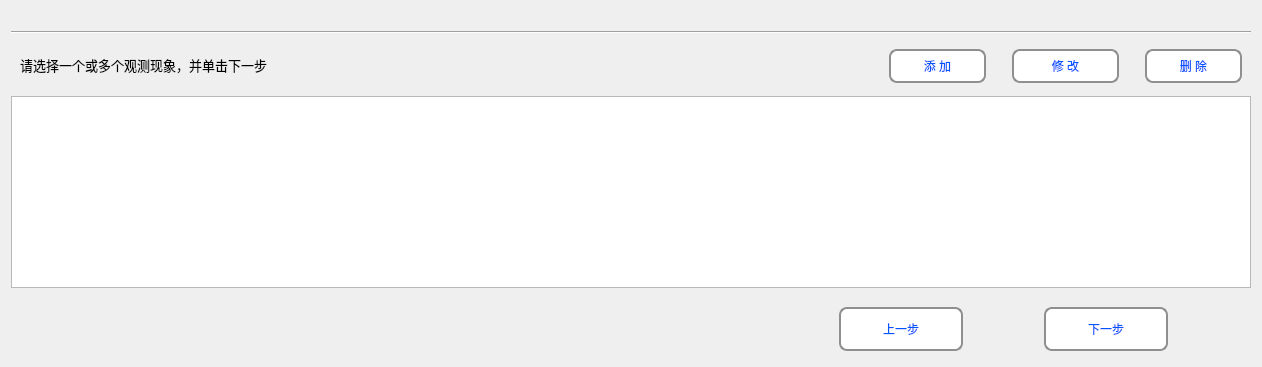
     <widget class="QWidget" name="page_main_select_known_symptom">
      <property name="minimumSize">
       <size>
        <width>0</width>
        <height>50</height>
       </size>
      </property>
      <property name="styleSheet">
       <string notr="true">QWidget#page_main_select_known_symptom{
border-image: url(:/new/prefix1/Diagnosis_Image/BG_new.png);}</string>
      </property>
      <layout class="QVBoxLayout" name="verticalLayout">
       <item>
        <spacer name="horizontalSpacer_30">
         <property name="orientation">
          <enum>Qt::Horizontal</enum>
         </property>
         <property name="sizeHint" stdset="0">
          <size>
           <width>906</width>
           <height>20</height>
          </size>
         </property>
        </spacer>
       </item>
       <item>
        <widget class="Line" name="line_select_known_symptom_1">
         <property name="orientation">
          <enum>Qt::Horizontal</enum>
         </property>
        </widget>
       </item>
       <item>
        <widget class="QWidget" name="widget_select_known_symptom_2" native="true">
         <property name="maximumSize">
          <size>
           <width>16777215</width>
           <height>50</height>
          </size>
         </property>
         <layout class="QHBoxLayout" name="horizontalLayout_6">
          <item>
           <widget class="QLabel" name="label_known_symptom_select">
            <property name="minimumSize">
             <size>
              <width>380</width>
              <height>30</height>
             </size>
            </property>
            <property name="maximumSize">
             <size>
              <width>380</width>
              <height>30</height>
             </size>
            </property>
            <property name="font">
             <font>
              <family>微软雅黑</family>
              <pointsize>10</pointsize>
              <weight>50</weight>
              <bold>false</bold>
             </font>
            </property>
            <property name="text">
             <string>请选择一个或多个观测现象，并单击下一步</string>
            </property>
           </widget>
          </item>
          <item>
           <spacer name="horizontalSpacer_212">
            <property name="orientation">
             <enum>Qt::Horizontal</enum>
            </property>
            <property name="sizeHint" stdset="0">
             <size>
              <width>483</width>
              <height>20</height>
             </size>
            </property>
           </spacer>
          </item>
          <item>
           <widget class="QToolButton" name="toolButton_known_symptom_add">
            <property name="styleSheet">
             <string notr="true">QToolButton { 
    border: 2px solid #8f8f91;
    border-radius: 8px; 
    min-width: 90px;
    min-height: 30px;
	background-color: rgb(255, 255, 255);
	color: rgb(0, 85, 255);
	font: 75 12pt &quot;微软雅黑&quot;;
 }
QToolButton:pressed {
    border: 2px solid #8f8f91;
    border-radius: 6px; 
    background-color: rgb(255, 255, 255);
    min-width: 80px;
    min-height: 30px;
	color: rgb(0, 85, 255);
	font: 75 10pt &quot;微软雅黑&quot;;
}</string>
            </property>
            <property name="text">
             <string>添 加</string>
            </property>
           </widget>
          </item>
          <item>
           <spacer name="verticalSpacer_4">
            <property name="orientation">
             <enum>Qt::Vertical</enum>
            </property>
            <property name="sizeHint" stdset="0">
             <size>
              <width>20</width>
              <height>40</height>
             </size>
            </property>
           </spacer>
          </item>
          <item>
           <widget class="QToolButton" name="toolButton_not_exit_symptom_modify">
            <property name="minimumSize">
             <size>
              <width>104</width>
              <height>34</height>
             </size>
            </property>
            <property name="styleSheet">
             <string notr="true">QToolButton { 
    border: 2px solid #8f8f91;
    border-radius: 8px; 
    min-width: 100px;
    min-height: 30px;
	background-color: rgb(255, 255, 255);
	color: rgb(0, 85, 255);
	font: 75 12pt &quot;微软雅黑&quot;;
 }
QToolButton:pressed {
    border: 2px solid #8f8f91;
    border-radius: 6px; 
    background-color: rgb(255, 255, 255);
    min-width: 80px;
    min-height: 30px;
	color: rgb(0, 85, 255);
	font: 75 10pt &quot;微软雅黑&quot;;
}</string>
            </property>
            <property name="text">
             <string>修 改</string>
            </property>
           </widget>
          </item>
          <item>
           <spacer name="verticalSpacer_5">
            <property name="orientation">
             <enum>Qt::Vertical</enum>
            </property>
            <property name="sizeHint" stdset="0">
             <size>
              <width>20</width>
              <height>25</height>
             </size>
            </property>
           </spacer>
          </item>
          <item>
           <widget class="QToolButton" name="toolButton_known_symptom_delete">
            <property name="minimumSize">
             <size>
              <width>94</width>
              <height>34</height>
             </size>
            </property>
            <property name="styleSheet">
             <string notr="true">QToolButton { 
    border: 2px solid #8f8f91;
    border-radius: 8px; 
    min-width: 90px;
    min-height: 30px;
	background-color: rgb(255, 255, 255);
	color: rgb(0, 85, 255);
	font: 75 12pt &quot;微软雅黑&quot;;
 }
QToolButton:pressed {
    border: 2px solid #8f8f91;
    border-radius: 6px; 
    background-color: rgb(255, 255, 255);
    min-width: 80px;
    min-height: 30px;
	color: rgb(0, 85, 255);
	font: 75 10pt &quot;微软雅黑&quot;;
}</string>
            </property>
            <property name="text">
             <string>删 除</string>
            </property>
           </widget>
          </item>
         </layout>
        </widget>
       </item>
       <item>
        <widget class="QTableWidget" name="tableWidget_known_symptom_select"/>
       </item>
       <item>
        <widget class="QWidget" name="widget_select_known_symptom_3" native="true">
         <layout class="QHBoxLayout" name="horizontalLayout_23">
          <item>
           <spacer name="horizontalSpacer_213">
            <property name="orientation">
             <enum>Qt::Horizontal</enum>
            </property>
            <property name="sizeHint" stdset="0">
             <size>
              <width>28</width>
              <height>20</height>
             </size>
            </property>
           </spacer>
          </item>
          <item>
           <spacer name="horizontalSpacer_214">
            <property name="orientation">
             <enum>Qt::Horizontal</enum>
            </property>
            <property name="sizeHint" stdset="0">
             <size>
              <width>35</width>
              <height>20</height>
             </size>
            </property>
           </spacer>
          </item>
          <item>
           <spacer name="horizontalSpacer_215">
            <property name="orientation">
             <enum>Qt::Horizontal</enum>
            </property>
            <property name="sizeHint" stdset="0">
             <size>
              <width>17</width>
              <height>20</height>
             </size>
            </property>
           </spacer>
          </item>
          <item>
           <spacer name="horizontalSpacer_216">
            <property name="orientation">
             <enum>Qt::Horizontal</enum>
            </property>
            <property name="sizeHint" stdset="0">
             <size>
              <width>35</width>
              <height>20</height>
             </size>
            </property>
           </spacer>
          </item>
          <item>
           <spacer name="horizontalSpacer_217">
            <property name="orientation">
             <enum>Qt::Horizontal</enum>
            </property>
            <property name="sizeHint" stdset="0">
             <size>
              <width>34</width>
              <height>20</height>
             </size>
            </property>
           </spacer>
          </item>
          <item>
           <spacer name="horizontalSpacer_218">
            <property name="orientation">
             <enum>Qt::Horizontal</enum>
            </property>
            <property name="sizeHint" stdset="0">
             <size>
              <width>35</width>
              <height>20</height>
             </size>
            </property>
           </spacer>
          </item>
          <item>
           <spacer name="horizontalSpacer_219">
            <property name="orientation">
             <enum>Qt::Horizontal</enum>
            </property>
            <property name="sizeHint" stdset="0">
             <size>
              <width>54</width>
              <height>20</height>
             </size>
            </property>
           </spacer>
          </item>
          <item>
           <spacer name="horizontalSpacer_220">
            <property name="orientation">
             <enum>Qt::Horizontal</enum>
            </property>
            <property name="sizeHint" stdset="0">
             <size>
              <width>53</width>
              <height>20</height>
             </size>
            </property>
           </spacer>
          </item>
          <item>
           <spacer name="horizontalSpacer_221">
            <property name="orientation">
             <enum>Qt::Horizontal</enum>
            </property>
            <property name="sizeHint" stdset="0">
             <size>
              <width>44</width>
              <height>20</height>
             </size>
            </property>
           </spacer>
          </item>
          <item>
           <spacer name="horizontalSpacer_222">
            <property name="orientation">
             <enum>Qt::Horizontal</enum>
            </property>
            <property name="sizeHint" stdset="0">
             <size>
              <width>39</width>
              <height>20</height>
             </size>
            </property>
           </spacer>
          </item>
          <item>
           <spacer name="horizontalSpacer_223">
            <property name="orientation">
             <enum>Qt::Horizontal</enum>
            </property>
            <property name="sizeHint" stdset="0">
             <size>
              <width>17</width>
              <height>20</height>
             </size>
            </property>
           </spacer>
          </item>
          <item>
           <widget class="QToolButton" name="toolButton_known_symptom_select_last">
            <property name="minimumSize">
             <size>
              <width>124</width>
              <height>44</height>
             </size>
            </property>
            <property name="maximumSize">
             <size>
              <width>100</width>
              <height>35</height>
             </size>
            </property>
            <property name="styleSheet">
             <string notr="true">QToolButton { 
    border: 2px solid #8f8f91;
    border-radius: 8px; 
    min-width: 120px;
    min-height: 40px;
	background-color: rgb(255, 255, 255);
	color: rgb(0, 85, 255);
	font: 75 12pt &quot;微软雅黑&quot;;
 }
QToolButton:pressed {
    border: 2px solid #8f8f91;
    border-radius: 6px; 
    background-color: rgb(255, 255, 255);
    min-width: 120px;
    min-height: 40px;
	color: rgb(0, 85, 255);
	font: 75 10pt &quot;微软雅黑&quot;;
}</string>
            </property>
            <property name="text">
             <string>上一步</string>
            </property>
           </widget>
          </item>
          <item>
           <spacer name="horizontalSpacer_224">
            <property name="orientation">
             <enum>Qt::Horizontal</enum>
            </property>
            <property name="sizeHint" stdset="0">
             <size>
              <width>34</width>
              <height>20</height>
             </size>
            </property>
           </spacer>
          </item>
          <item>
           <widget class="QToolButton" name="toolButton_known_symptom_select_next">
            <property name="minimumSize">
             <size>
              <width>124</width>
              <height>44</height>
             </size>
            </property>
            <property name="maximumSize">
             <size>
              <width>100</width>
              <height>35</height>
             </size>
            </property>
            <property name="styleSheet">
             <string notr="true">QToolButton { 
    border: 2px solid #8f8f91;
    border-radius: 8px; 
    min-width: 120px;
    min-height: 40px;
	background-color: rgb(255, 255, 255);
	color: rgb(0, 85, 255);
	font: 75 12pt &quot;微软雅黑&quot;;
 }
QToolButton:pressed {
    border: 2px solid #8f8f91;
    border-radius: 6px; 
    background-color: rgb(255, 255, 255);
    min-width: 120px;
    min-height: 40px;
	color: rgb(0, 85, 255);
	font: 75 10pt &quot;微软雅黑&quot;;
}</string>
            </property>
            <property name="text">
             <string>下一步</string>
            </property>
           </widget>
          </item>
          <item>
           <spacer name="horizontalSpacer_225">
            <property name="orientation">
             <enum>Qt::Horizontal</enum>
            </property>
            <property name="sizeHint" stdset="0">
             <size>
              <width>40</width>
              <height>20</height>
             </size>
            </property>
           </spacer>
          </item>
         </layout>
        </widget>
       </item>
      </layout>
     </widget>
